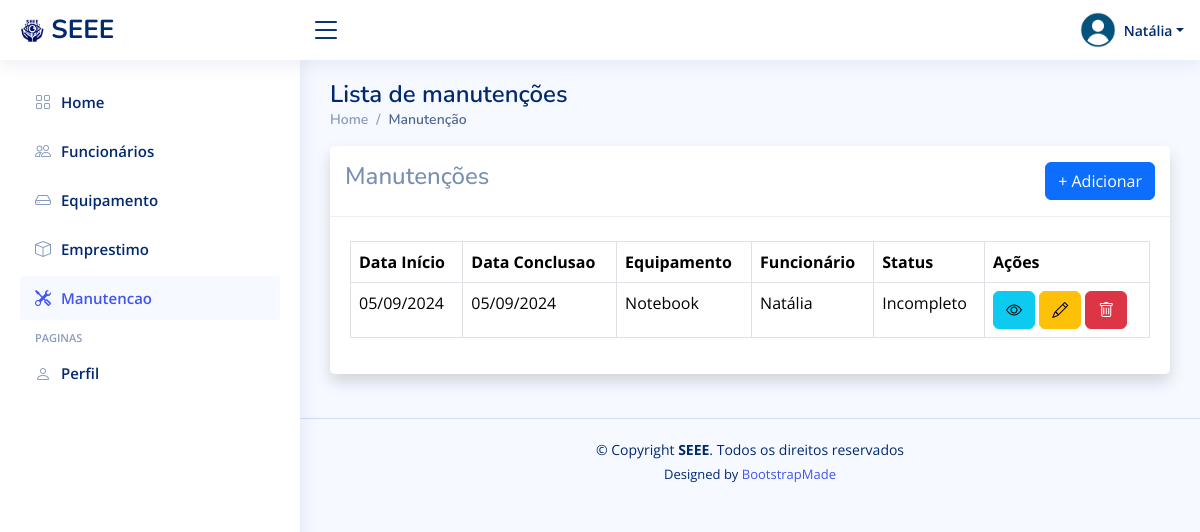
The page /manutencao/ (signed in) on the database its author committed.
### manutencao/models.py (models this page shows, shortened)
class Manutencao(models.Model):
    equipamento = models.ForeignKey(Equipamento, on_delete=models.CASCADE)
    funcionario = models.ForeignKey(Funcionario, on_delete=models.CASCADE, null=True)
    descricao = models.TextField()
    dataInicio = models.DateField(default=now, null=True, blank=True)
    dataConclusao = models.DateField(null=True, blank=True)
    manutentor = models.CharField(max_length=100)
    observacoesDeConclusao = models.TextField(null=True, blank=True)
    status = models.IntegerField(choices=[
        (1, 'Concluído'),
        (2, 'Em Andamento'),
        (3, 'Incompleto')
    ], default=2)

### equipamento/models.py (models this page shows, shortened)
class Equipamento(models.Model):
    nome = models.CharField(max_length=100)
    codigo = models.CharField(max_length=50, unique=True)
    marca = models.CharField(max_length=50)
    status = models.PositiveIntegerField(choices=[(1, 'Disponível'), (2, 'Emprestado'), (3, 'Em Manutenção')], default=1)

### manutencao/views.py (the view)
# urls.py: path('', views.listar_manutencoes, name='listar_manutencoes'),
@login_required
def listar_manutencoes(request):
    funcionario = None
    if request.user.is_superuser:
        manutencoes = Manutencao.objects.all()
    else:
        funcionario = Funcionario.objects.get(id=request.user.id)
        if funcionario.cargo == 1:  # Root
            manutencoes = Manutencao.objects.all()
        else:
            manutencoes = Manutencao.objects.filter(funcionario=funcionario)
    return render(request, 'manutencao/listar_manutencoes.html', {'manutencoes': manutencoes, 'funcionario':funcionario})

### funcionario/contextProcess.py (called while the page is built)
def user_group_context(request):
    user = request.user
    isAdmin = user.groups.filter(name='Admin').exists()
    isFuncionario = user.groups.filter(name='Funcionarios').exists()
    return {
        'isAdmin': isAdmin,
        'isDuncionario': isFuncionario,
    }

### templates/manutencao/listar_manutencoes.html (shortened to what this page needs)
{% extends 'funcionario/_base.html' %}
{% block content %}
<div class="pagetitle">
    <h1>Lista de manutenções</h1>
    <nav>
        <ol class="breadcrumb">
            <li class="breadcrumb-item"><a href="/funcionario/">Home</a></li>
            <li class="breadcrumb-item active">Manutenção</li>
        </ol>
    </nav>
</div>
<div class="card shadow mb-4">
    <div class="card-header py-3 d-sm-flex align-items-center justify-content-between mb-4">
        <h4>Manutenções</h4>
        <a class="btn btn-primary" href="{% url 'criar_manutencao' %}">+ Adicionar</a>
    </div>
    <div class="card-body">
        <div class="table-responsive">
            <table class="table table-bordered">
                <thead>
                    <tr>
                        <th>Data Início</th>
                        <th>Data Conclusao</th>
                        <th>Equipamento</th>
                        {% if funcionario.cargo == 1%}
                        <th>Funcionário</th>
                        {% endif %}
                        <th>Status</th>
                        <th>Ações</th>
                    </tr>
                </thead>
                <tbody>
                    {% for manutencao in manutencoes %}
                    <tr>
                        <td>{{ manutencao.dataInicio|date:"d/m/Y" }}</td>
                        <td>
                            {% if manutencao.dataConclusao %}
                                {{ manutencao.dataConclusao|date:"d/m/Y" }}
                            {% else %}
                                Manutenção não concluída
                            {% endif %}
                        </td>
                        <td>{{ manutencao.equipamento.nome }}</td>
                        {% if funcionario.cargo == 1%}
                        <td>{{ manutencao.funcionario.username }}</td>
                        {% endif %}
                        <td>{{ manutencao.get_status_display }}</td>
                        <td>
                            <a class="btn btn-info" href="{% url 'detalhar_manutencao' manutencao.id %}" data-bs-toggle="tooltip" data-bs-placement="top" title="Ver detalhes"><i class="bi bi-eye"></i></a>
                            <a class="btn btn-warning" href="{% url 'editar_manutencao' manutencao.id %}" data-bs-toggle="tooltip" data-bs-placement="top" title="Editar"><i class="bi bi-pencil"></i></a>
                            <button type="button" class="btn btn-danger" data-bs-toggle="modal" data-bs-target="#basicModal-{{ manutencao.id }}" ><i class="bi bi-trash"></i></button>
                        </td>
                    </tr>
                    {% endfor %}
                </tbody>
            </table>
        </div>
    </div>
</div>
{% endblock %}

### templates/funcionario/_base.html (shortened to what this page needs)
{% load static %}
<!DOCTYPE html>
<html lang="pt-br">
<head>
  <link href="{% static 'assets/vendor/bootstrap/css/bootstrap.min.css' %}" rel="stylesheet">
  <link href="{% static 'assets/vendor/bootstrap-icons/bootstrap-icons.css' %}" rel="stylesheet">
  <link href="{% static 'assets/vendor/boxicons/css/boxicons.min.css' %}" rel="stylesheet">
  <link href="{% static 'assets/vendor/quill/quill.snow.css' %}" rel="stylesheet">
  <link href="{% static 'assets/vendor/quill/quill.bubble.css' %}" rel="stylesheet">
  <link href="{% static 'assets/vendor/remixicon/remixicon.css' %}" rel="stylesheet">
  <link href="{% static 'assets/vendor/simple-datatables/style.css' %}" rel="stylesheet">
  <link href="{% static 'assets/css/style.css' %}" rel="stylesheet">
</head>
<body>
  <header id="header" class="header fixed-top d-flex align-items-center">
    <div class="d-flex align-items-center justify-content-between">
      <a href="/funcionario/" class="logo d-flex align-items-center">
        <img src="{% static 'assets/img/SEEE.png' %}" alt="">
        <span class="d-none d-lg-block">SEEE</span>
      </a>
      <i class="bi bi-list toggle-sidebar-btn"></i>
    </div>
    <nav class="header-nav ms-auto">
      <ul class="d-flex align-items-center">
        <li class="nav-item dropdown pe-3">
          <a class="nav-link nav-profile d-flex align-items-center pe-0" href="#" data-bs-toggle="dropdown">
            <img src="{% static 'assets/img/profile.png' %}" alt="Profile" class="rounded-circle">
            <span class="d-none d-md-block dropdown-toggle ps-2">{{ user.username }}</span>
          </a>
        </li>
      </ul>
    </nav>
  </header>
  {% include 'funcionario/sidebar.html'%}
  <main id="main" class="main">
    {% block content %}
    {% endblock %}
  </main>
  <footer id="footer" class="footer">
    <div class="copyright">
      &copy; Copyright <strong><span>SEEE</span></strong>. Todos os direitos reservados
    </div>
    <div class="credits">
      Designed by <a href="https://bootstrapmade.com/">BootstrapMade</a>
    </div>
  </footer>
</body>
</html>

### static/assets/css/style.css (style rules this page uses)
:root { scroll-behavior: smooth; }
body { font-family: "Open Sans", sans-serif; background: #f6f9ff; color: #444444; }
a { color: #4154f1; text-decoration: none; }
h1, h2, h3, h4, h5, h6 { font-family: "Nunito", sans-serif; }
#main { margin-top: 60px; padding: 20px 30px; transition: all 0.3s; }
.pagetitle { margin-bottom: 10px; }
.pagetitle h1 { font-size: 24px; margin-bottom: 0; font-weight: 600; color: #012970; }
.card { margin-bottom: 30px; border: none; border-radius: 5px; box-shadow: 0px 0 30px rgba(1, 41, 112, 0.1); }
.card-header, .card-footer { border-color: #ebeef4; background-color: #fff; color: #798eb3; padding: 15px; }
.card-body { padding: 0 20px 20px 20px; }
.breadcrumb { font-size: 14px; font-family: "Nunito", sans-serif; color: #899bbd; font-weight: 600; }
.breadcrumb a { color: #899bbd; transition: 0.3s; }
.breadcrumb .breadcrumb-item::before { color: #899bbd; }
.breadcrumb .active { color: #51678f; font-weight: 600; }
.logo { line-height: 1; }
@media (min-width: 1200px) { .logo { width: 280px; } }
.logo img { max-height: 26px; margin-right: 6px; }
.logo span { font-size: 26px; font-weight: 700; color: #012970; font-family: "Nunito", sans-serif; }
.header { transition: all 0.5s; z-index: 997; height: 60px; box-shadow: 0px 2px 20px rgba(1, 41, 112, 0.1); background-color: #fff; padding-left: 20px; }
.header .toggle-sidebar-btn { font-size: 32px; padding-left: 10px; cursor: pointer; color: #012970; }
.header-nav ul { list-style: none; }
.header-nav>ul { margin: 0; padding: 0; }
.header-nav .nav-profile { color: #012970; }
.header-nav .nav-profile img { max-height: 36px; }
.header-nav .nav-profile span { font-size: 14px; font-weight: 600; }
@media (min-width: 1200px) { #main, #footer { margin-left: 300px; } }
.footer { padding: 20px 0; font-size: 14px; transition: all 0.3s; border-top: 1px solid #cddfff; }
.footer .copyright { text-align: center; color: #012970; }
.footer .credits { padding-top: 5px; text-align: center; font-size: 13px; color: #012970; }

### rows shown on the page
Manutencao: dataInicio "05/09/2024", dataConclusao "05/09/2024", equipamento.nome "Notebook", funcionario.username "Natália", status "Incompleto"

### other values the page prints
{{ user.username }} "Natália"
